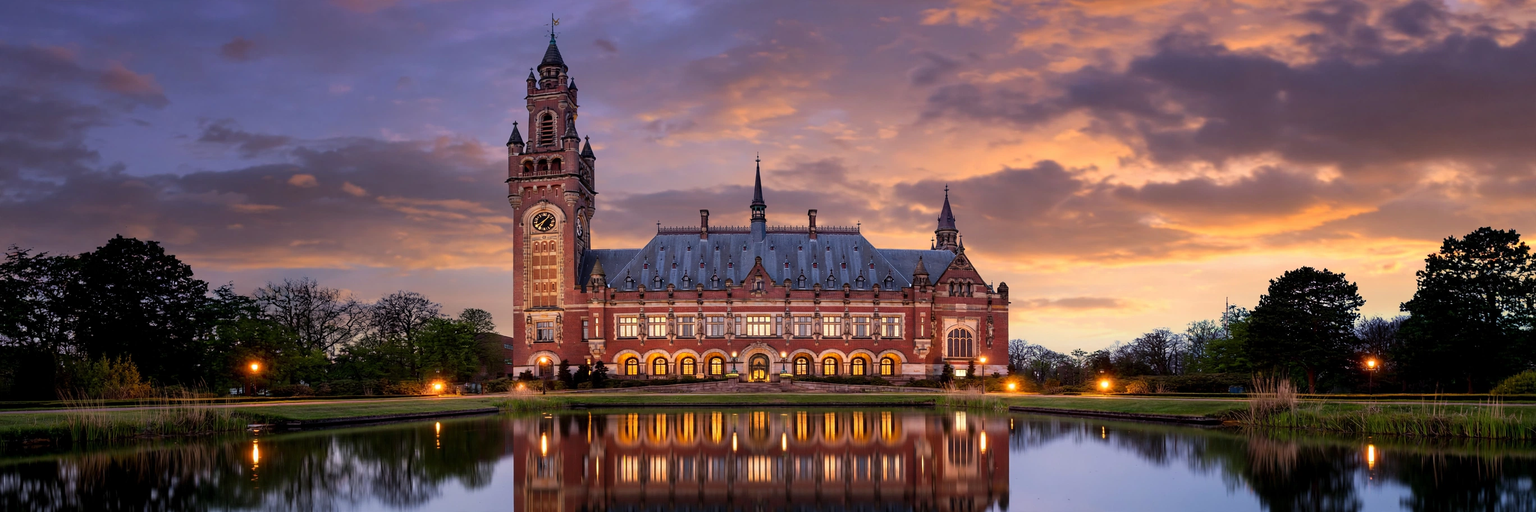
#> input picture scene.png, 1536 x 512 px
$ python main.py
#> lines starting #> are read from the running program, lines starting #| are printed output that depends on the picture
"""One-page newspaper image for 20 November 2026.

Draws a broadsheet-style front page (768x1024) from a hero photo that sits
next to this file, then writes the result as entry.png. The program only
uses the Python standard library plus Pillow when it is present; when Pillow
is missing it falls back to copying the pre-rendered entry.png that ships
with this repository, so it still produces a valid image.
"""

import os
import shutil
import sys
import tempfile
from pathlib import Path

HERE = Path(__file__).resolve().parent

WIDTH = 768
HEIGHT = 1024
MARGIN = 26
CONTENT_W = WIDTH - 2 * MARGIN
BUDGET_Y = 900
# The shrink loop aims a little below the hard budget so the finished
# page keeps comfortable headroom under 900 px.
TARGET_Y = 880

PAPER = (246, 241, 231)
INK = (25, 21, 18)
SECONDARY = (74, 66, 56)
ACCENT = (143, 29, 22)
RULE = (185, 172, 147)

MASTHEAD = "THE WORLD TODAY"
DATE_LINE = "FRIDAY \u00b7 20 NOVEMBER 2026"
FOOTER = "Sources: Reuters \u00b7 BBC \u00b7 AP \u00b7 IMD \u00b7 CNN \u2014 20 November 2026"

LEAD_HEAD = "World court finds Myanmar guilty of genocide"
LEAD_CAP = "9\u20136 ruling \u2014 first state ever held responsible for genocide"

STORIES = [
    ("Kyiv bridges hit overnight",
     "Missile strikes damage crossings over the Dnipro; traffic cut"),
    ("Trump, Xi, Putin issue reported peace declaration",
     "Four-point text reported from Shenzhen; no mention of Ukraine"),
    ("Taiwan stocks in freefall",
     "Taiex \u22126% today, \u221217% in a week \u2014 worst week since 1991"),
    ("Cyclone Akvan hits India",
     "300,000+ evacuated as storm makes landfall near Gopalpur"),
    ("GTA VI sells a reported 24.6m copies on day one",
     "$2.36bn in day-one sales, est. \u2014 industry estimates"),
    ("Houthi missile hits Riyadh's tallest tower",
     "Windows shattered across 7\u20138 floors; no casualties reported"),
    ("COP31 draft drops fossil-fuel language",
     "80 paragraphs cut as talks run into their final day"),
]

BASE_SIZES = {
    "masthead": 60,
    "date": 18,
    "lead_head": 30,
    "lead_cap": 20,
    "story_head": 26,
    "story_cap": 18,
    "footer": 15,
}

MIN_SIZES = {
    "masthead": 44,
    "date": 12,
    "lead_head": 22,
    "lead_cap": 14,
    "story_head": 18,
    "story_cap": 13,
    "footer": 11,
}

# Final y of the pre-rendered entry.png shipped in this repository. Used
# only by the no-Pillow fallback path, which copies that image verbatim.
FALLBACK_FINAL_Y = 812

try:
    from PIL import Image, ImageDraw, ImageFont
    HAVE_PIL = True
except Exception:
    HAVE_PIL = False


def _font_dirs():
    """Directories to look for font files, in order."""
    forced = os.environ.get("NEWS_FONT_DIR", "")
    if forced.strip():
        return [forced]
    home = Path.home()
    return [
        "/usr/share/fonts/truetype/dejavu",
        "/usr/share/fonts/truetype/liberation",
        "/usr/share/fonts/truetype",
        "/usr/share/fonts",
        str(home / ".fonts"),
        "/usr/local/share/fonts",
    ]


_FONT_FILES = {
    "serif_bold": ["DejaVuSerif-Bold.ttf", "LiberationSerif-Bold.ttf"],
    "serif": ["DejaVuSerif.ttf", "LiberationSerif-Regular.ttf"],
    "sans_bold": ["DejaVuSans-Bold.ttf", "LiberationSans-Bold.ttf"],
    "sans": ["DejaVuSans.ttf", "LiberationSans-Regular.ttf"],
}


def _load_font(kind, size):
    """Load a truetype font, trying DejaVu first, then Liberation.

    Falls back to the library's built-in bitmap font when no font file can
    be found or loaded, so drawing never fails because of fonts.
    """
    for directory in _font_dirs():
        for name in _FONT_FILES[kind]:
            path = os.path.join(directory, name)
            if os.path.isfile(path):
                try:
                    return ImageFont.truetype(path, size)
                except Exception:
                    continue
    return ImageFont.load_default()


def _line_height(size, factor):
    return max(1, int(round(size * factor)))


def _wrap(draw, text, font, max_width):
    """Greedy word wrap; returns a list of lines that fit max_width."""
    words = text.split(" ")
    lines = []
    current = ""
    for word in words:
        trial = word if not current else current + " " + word
        if draw.textlength(trial, font=font) <= max_width or not current:
            current = trial
        else:
            lines.append(current)
            current = word
    if current:
        lines.append(current)
    return lines


def _draw_centered(draw, y, text, font, fill, line_height):
    draw.text((WIDTH // 2, y), text, font=font, fill=fill, anchor="ma")
    return y + line_height


def _render(sizes):
    """Draw one full page with the given font sizes.

    Returns (image, final_y) where final_y is the y position just below
    the footer text.
    """
    img = Image.new("RGB", (WIDTH, HEIGHT), PAPER)
    draw = ImageDraw.Draw(img)

    serif_bold = _load_font("serif_bold", sizes["masthead"])
    sans_bold = _load_font("sans_bold", sizes["date"])
    lead_font = _load_font("serif_bold", sizes["lead_head"])
    lead_cap_font = _load_font("sans", sizes["lead_cap"])
    story_font = _load_font("sans_bold", sizes["story_head"])
    story_cap_font = _load_font("sans", sizes["story_cap"])
    footer_font = _load_font("sans", sizes["footer"])

    y = 18

    # Masthead.
    y = _draw_centered(draw, y, MASTHEAD, serif_bold, INK,
                       _line_height(sizes["masthead"], 1.10))
    y += 2

    # Date line in brick red.
    y = _draw_centered(draw, y, DATE_LINE, sans_bold, ACCENT,
                       _line_height(sizes["date"], 1.25))
    y += 4

    # Double rule under the date.
    draw.line([(MARGIN, y), (WIDTH - MARGIN, y)], fill=INK, width=2)
    y += 5
    draw.line([(MARGIN, y), (WIDTH - MARGIN, y)], fill=INK, width=1)
    y += 6

    # Hero photo, content width, high-quality resampling, thin border.
    hero_h = int(round(CONTENT_W * 512 / 1536))
    scene_path = HERE / "scene.png"
    try:
        scene = Image.open(scene_path).convert("RGB")
        scene = scene.resize((CONTENT_W, hero_h), Image.LANCZOS)
        img.paste(scene, (MARGIN, y))
    except Exception:
        draw.rectangle([MARGIN, y, MARGIN + CONTENT_W, y + hero_h],
                       fill=RULE)
    draw.rectangle([MARGIN, y, MARGIN + CONTENT_W - 1, y + hero_h - 1],
                   outline=(120, 100, 70), width=2)
    y += hero_h + 8

    # Lead story: centred headline (up to two lines) and caption.
    lead_lines = _wrap(draw, LEAD_HEAD, lead_font, CONTENT_W)
    for line in lead_lines[:2]:
        y = _draw_centered(draw, y, line, lead_font, INK,
                           _line_height(sizes["lead_head"], 1.15))
    y += 3
    y = _draw_centered(draw, y, LEAD_CAP, lead_cap_font, SECONDARY,
                       _line_height(sizes["lead_cap"], 1.25))
    y += 8

    # The seven remaining stories, each with a thin separator above it.
    for headline, caption in STORIES:
        draw.line([(MARGIN, y), (WIDTH - MARGIN, y)], fill=RULE, width=1)
        y += 5
        head_lines = _wrap(draw, headline, story_font, CONTENT_W)
        for line in head_lines:
            draw.text((MARGIN, y), line, font=story_font, fill=INK,
                      anchor="la")
            y += _line_height(sizes["story_head"], 1.15)
        y += 2
        draw.text((MARGIN, y), caption, font=story_cap_font,
                  fill=SECONDARY, anchor="la")
        y += _line_height(sizes["story_cap"], 1.20)
        y += 4

    # Footer.
    y += 4
    y = _draw_centered(draw, y, FOOTER, footer_font, SECONDARY,
                       _line_height(sizes["footer"], 1.30))

    return img, y


def _output_candidates():
    """Output directories to try, in order."""
    candidates = []
    env_dir = os.environ.get("MAKEFUN_OUTPUT_DIR", "")
    if env_dir.strip():
        candidates.append(env_dir)
    candidates.append("/output")
    candidates.append(tempfile.gettempdir())
    seen = set()
    unique = []
    for cand in candidates:
        if cand not in seen:
            seen.add(cand)
            unique.append(cand)
    return unique


def _write_image(img):
    """Save the image to the first writable output directory."""
    last_error = None
    for directory in _output_candidates():
        try:
            os.makedirs(directory, exist_ok=True)
            path = os.path.join(directory, "entry.png")
            img.save(path, format="PNG")
            return path
        except Exception as exc:  # noqa: BLE001 - try the next directory
            last_error = exc
            continue
    print(f"could not write entry.png anywhere: {last_error}", file=sys.stderr)
    return None


def _copy_prerendered():
    """Copy the pre-rendered entry.png shipped in this repo to output."""
    source = HERE / "entry.png"
    if not source.is_file():
        return None
    last_error = None
    for directory in _output_candidates():
        try:
            os.makedirs(directory, exist_ok=True)
            target = os.path.join(directory, "entry.png")
            shutil.copyfile(source, target)
            return target
        except Exception as exc:  # noqa: BLE001 - try the next directory
            last_error = exc
            continue
    print(f"could not copy entry.png anywhere: {last_error}", file=sys.stderr)
    return None


def main():
    final_y = FALLBACK_FINAL_Y
    if HAVE_PIL:
        try:
            sizes = dict(BASE_SIZES)
            img = None
            for _attempt in range(12):
                img, final_y = _render(sizes)
#> in _render, `img = Image.new("RGB", (WIDTH, HEIGHT), PAPER)`:
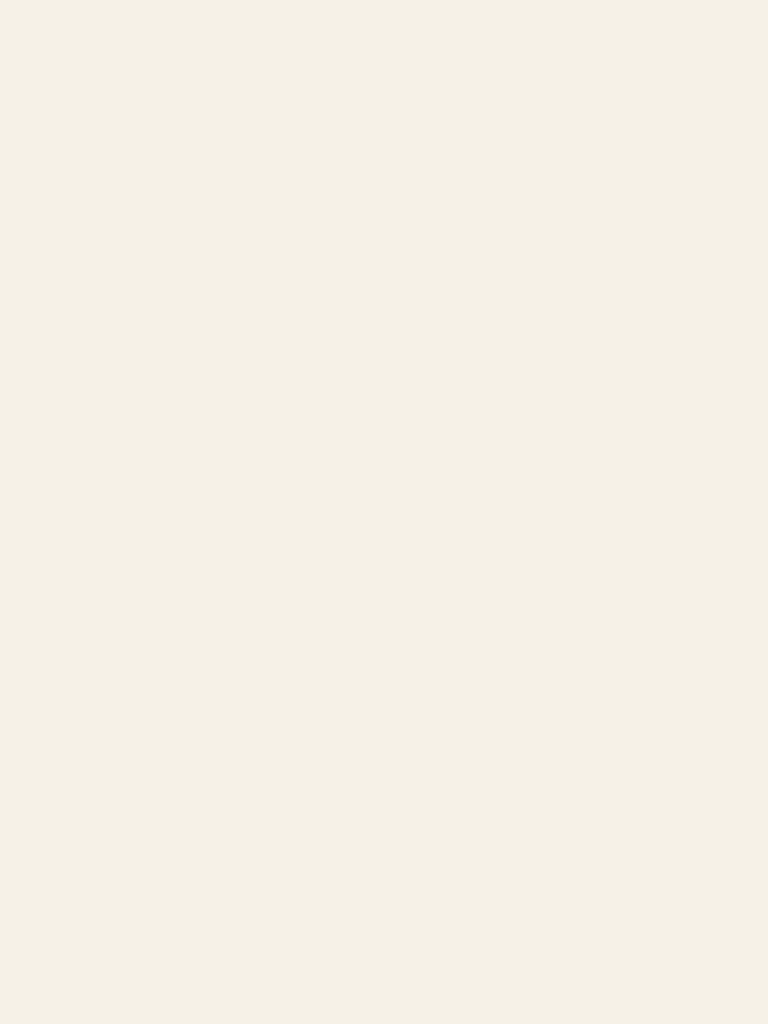
#> img: PIL image 768x1024 RGB; mean R, G, B 246, 241, 231
#> in _render, `y = _draw_centered(draw, y, MASTHEAD, serif_bold, INK, _line_height(si..`: y = 84
#> in _render, `y += 2`: y = 86
#> in _render, `y = _draw_centered(draw, y, DATE_LINE, sans_bold, ACCENT, _line_height..`: y = 108
#> in _render, `y += 4`: y = 112
#> in _render, `y += 5`: y = 117
#> in _render, `y += 6`: y = 123
#> in _render, scene is the input picture: PIL image 1536x512 RGB; mean R, G, B 107.7, 83.9, 85.4
#> in _render, `img.paste(scene, (MARGIN, y))`:
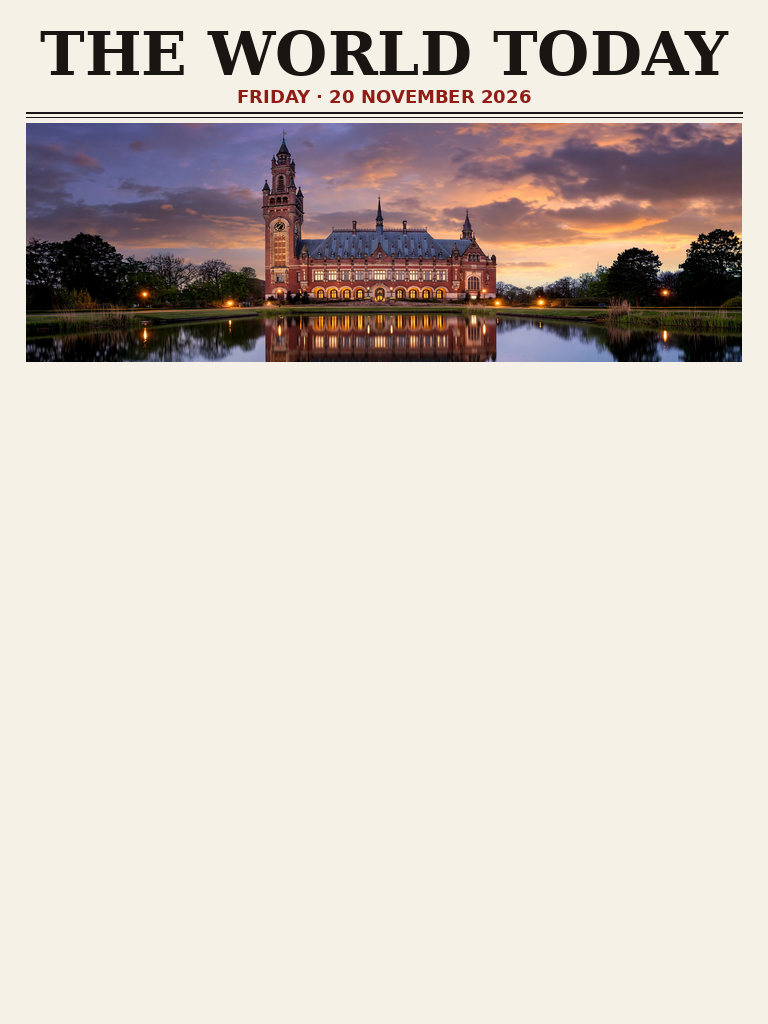
#> img: PIL image 768x1024 RGB; mean R, G, B 211.5, 202.2, 194.9
#> in _render, `y += hero_h + 8`: y = 370
#> in _render, `lead_lines = _wrap(draw, LEAD_HEAD, lead_font, CONTENT_W)`: lead_lines = ['World court finds Myanmar guilty of', 'genocide']
#> the loop in _render, `for line in lead_lines[:2]:` made 2 passes
#> (line, y) on passes 1 to 2: ('World court finds Myanmar guilty of', 404), ('genocide', 438)
#> in _render, `y += 3`: y = 441
#> in _render, `y = _draw_centered(draw, y, LEAD_CAP, lead_cap_font, SECONDARY, _line_..`: y = 466
#> in _render, `y += 8`: y = 474
#> the loop in _render, `for headline, caption in STORIES:` made 7 passes
#> (y, head_lines) on passes 1, 2, 3, 4, 7: (537, ['Kyiv bridges hit overnight']), (630, ['Trump, Xi, Putin issue reported peace', 'declaration']), (693, ['Taiwan stocks in freefall']), (756, ['Cyclone Akvan hits India']), (945, ['COP31 draft drops fossil-fuel language'])
#> y on passes 5 to 6: 819, 882
#> after the loop in _render, `for headline, caption in STORIES:`: y = 945
#> in _render, `y += 4`: y = 949
#> in _render, `y = _draw_centered(draw, y, FOOTER, footer_font, SECONDARY, _line_heig..`: y = 969
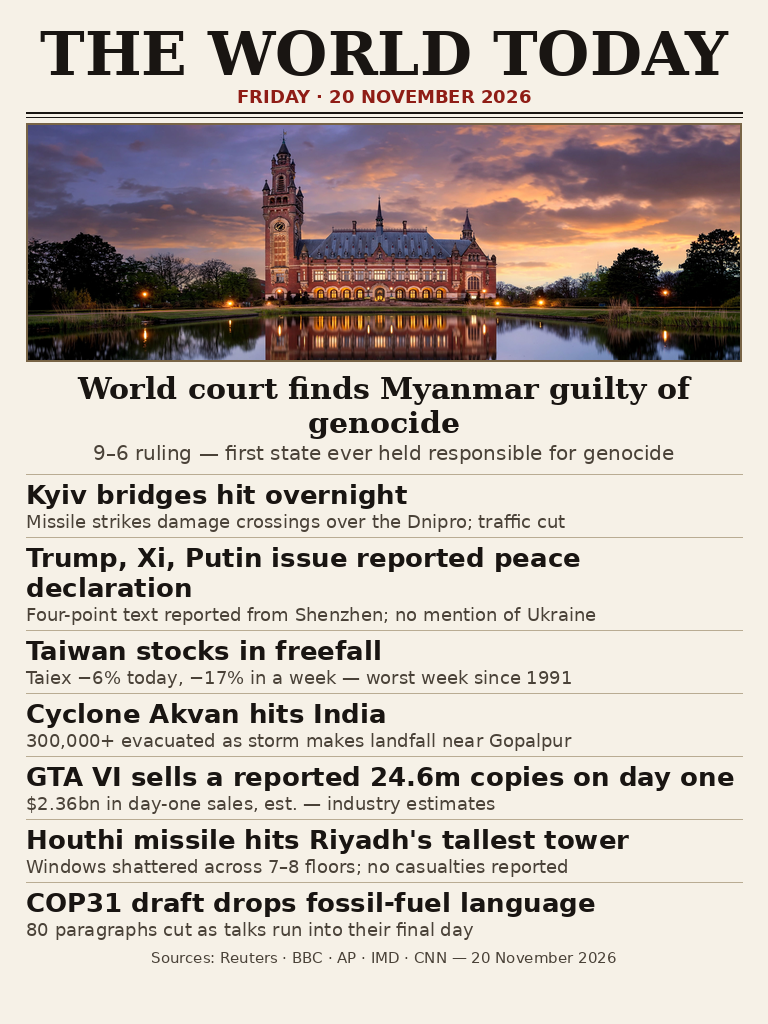
#> img: PIL image 768x1024 RGB; mean R, G, B 197.7, 188.3, 180.9
#> final_y = 969
                if final_y <= TARGET_Y:
                    break
                if all(sizes[k] <= MIN_SIZES[k] for k in sizes):
                    break
                sizes = {k: max(MIN_SIZES[k], v - 2)
                         for k, v in sizes.items()}
#> sizes = {'masthead': 58, 'date': 16, 'lead_head': 28, 'lead_cap': 18, 'story_head': 24, 'story_cap': 16, 'footer': 13}
            path = _write_image(img)
#> path = '/output/entry.png'
            if path is None:
                _copy_prerendered()
        except Exception as exc:  # noqa: BLE001 - never crash; use fallback
            print(f"render failed ({exc}); using pre-rendered image",
                  file=sys.stderr)
            if _copy_prerendered() is None:
                final_y = FALLBACK_FINAL_Y
    else:
        _copy_prerendered()
    print(f"final_y={final_y}")
#| final_y=812
    return 0


if __name__ == "__main__":
    try:
        sys.exit(main())
#> (the program exits here)
